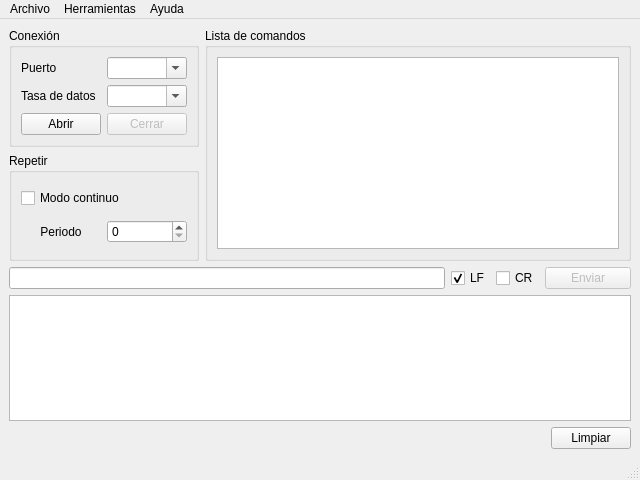
<?xml version="1.0" encoding="UTF-8"?>
<ui version="4.0">
 <class>MainWindow</class>
 <widget class="QMainWindow" name="MainWindow">
  <property name="geometry">
   <rect>
    <x>0</x>
    <y>0</y>
    <width>640</width>
    <height>480</height>
   </rect>
  </property>
  <property name="windowTitle">
   <string>Serial Commander</string>
  </property>
  <property name="windowIcon">
   <iconset>
    <normaloff>../../../../../../../../../home/carlos/Eléctrica/CubeSat/PIC24FJ256GA110_EXT/TRANSCEIVER/branches/trx-v3/GUI/icon.png</normaloff>../../../../../../../../../home/carlos/Eléctrica/CubeSat/PIC24FJ256GA110_EXT/TRANSCEIVER/branches/trx-v3/GUI/icon.png</iconset>
  </property>
  <widget class="QWidget" name="centralwidget">
   <layout class="QGridLayout" name="gridLayout">
    <item row="2" column="2">
     <widget class="QLineEdit" name="lineEditSend"/>
    </item>
    <item row="2" column="5" colspan="2">
     <widget class="QPushButton" name="pushButtonSend">
      <property name="enabled">
       <bool>false</bool>
      </property>
      <property name="text">
       <string>Enviar</string>
      </property>
      <property name="icon">
       <iconset theme="go-next">
        <normaloff/>
       </iconset>
      </property>
      <property name="autoDefault">
       <bool>true</bool>
      </property>
     </widget>
    </item>
    <item row="0" column="2" colspan="5">
     <layout class="QHBoxLayout" name="horizontalLayout">
      <item>
       <layout class="QVBoxLayout" name="verticalLayout_2">
        <item>
         <widget class="QGroupBox" name="groupConexion">
          <property name="sizePolicy">
           <sizepolicy hsizetype="Fixed" vsizetype="Preferred">
            <horstretch>0</horstretch>
            <verstretch>0</verstretch>
           </sizepolicy>
          </property>
          <property name="title">
           <string>Conexión</string>
          </property>
          <layout class="QGridLayout" name="gridLayout_2">
           <item row="1" column="0">
            <widget class="QLabel" name="labelBaudrate">
             <property name="text">
              <string>Tasa de datos</string>
             </property>
             <property name="buddy">
              <cstring>comboBoxBaudrate</cstring>
             </property>
            </widget>
           </item>
           <item row="2" column="0">
            <widget class="QPushButton" name="pushButtonOpenPort">
             <property name="text">
              <string>Abrir</string>
             </property>
            </widget>
           </item>
           <item row="0" column="1">
            <widget class="QComboBox" name="comboBoxPorts">
             <property name="editable">
              <bool>true</bool>
             </property>
            </widget>
           </item>
           <item row="2" column="1">
            <widget class="QPushButton" name="pushButtonClosePort">
             <property name="enabled">
              <bool>false</bool>
             </property>
             <property name="text">
              <string>Cerrar</string>
             </property>
            </widget>
           </item>
           <item row="0" column="0">
            <widget class="QLabel" name="labePort">
             <property name="text">
              <string>Puerto</string>
             </property>
             <property name="buddy">
              <cstring>comboBoxPorts</cstring>
             </property>
            </widget>
           </item>
           <item row="1" column="1">
            <widget class="QComboBox" name="comboBoxBaudrate">
             <property name="editable">
              <bool>true</bool>
             </property>
            </widget>
           </item>
          </layout>
         </widget>
        </item>
        <item>
         <widget class="QGroupBox" name="groupBoxRepetir">
          <property name="title">
           <string>Repetir</string>
          </property>
          <layout class="QGridLayout" name="gridLayout_3">
           <item row="1" column="0">
            <widget class="QLabel" name="labelPeriod">
             <property name="text">
              <string>Periodo</string>
             </property>
             <property name="alignment">
              <set>Qt::AlignCenter</set>
             </property>
             <property name="buddy">
              <cstring>spinBoxPeriod</cstring>
             </property>
            </widget>
           </item>
           <item row="1" column="1">
            <widget class="QSpinBox" name="spinBoxPeriod"/>
           </item>
           <item row="0" column="0" colspan="2">
            <widget class="QCheckBox" name="checkBox">
             <property name="text">
              <string>Modo continuo</string>
             </property>
            </widget>
           </item>
          </layout>
         </widget>
        </item>
       </layout>
      </item>
      <item>
       <widget class="QGroupBox" name="groupBoxCommand">
        <property name="title">
         <string>Lista de comandos</string>
        </property>
        <layout class="QVBoxLayout" name="verticalLayout">
         <item>
          <widget class="QListWidget" name="listWidgetCommand">
           <property name="sizePolicy">
            <sizepolicy hsizetype="Expanding" vsizetype="Minimum">
             <horstretch>0</horstretch>
             <verstretch>0</verstretch>
            </sizepolicy>
           </property>
           <property name="dragEnabled">
            <bool>true</bool>
           </property>
           <property name="dragDropMode">
            <enum>QAbstractItemView::DragDrop</enum>
           </property>
           <property name="defaultDropAction">
            <enum>Qt::MoveAction</enum>
           </property>
           <property name="alternatingRowColors">
            <bool>true</bool>
           </property>
          </widget>
         </item>
        </layout>
       </widget>
      </item>
     </layout>
    </item>
    <item row="2" column="3">
     <widget class="QCheckBox" name="checkBoxLF">
      <property name="text">
       <string>LF</string>
      </property>
      <property name="checked">
       <bool>true</bool>
      </property>
     </widget>
    </item>
    <item row="2" column="4">
     <widget class="QCheckBox" name="checkBoxCR">
      <property name="text">
       <string>CR</string>
      </property>
     </widget>
    </item>
    <item row="5" column="6">
     <widget class="QPushButton" name="pushButton">
      <property name="text">
       <string>Limpiar</string>
      </property>
      <property name="icon">
       <iconset theme="edit-clear">
        <normaloff/>
       </iconset>
      </property>
     </widget>
    </item>
    <item row="4" column="2" colspan="5">
     <widget class="QTextEdit" name="textEditTerminal">
      <property name="autoFormatting">
       <set>QTextEdit::AutoAll</set>
      </property>
      <property name="tabChangesFocus">
       <bool>true</bool>
      </property>
      <property name="documentTitle">
       <string>Log</string>
      </property>
      <property name="undoRedoEnabled">
       <bool>false</bool>
      </property>
      <property name="lineWrapMode">
       <enum>QTextEdit::NoWrap</enum>
      </property>
      <property name="lineWrapColumnOrWidth">
       <number>0</number>
      </property>
      <property name="readOnly">
       <bool>true</bool>
      </property>
      <property name="textInteractionFlags">
       <set>Qt::TextBrowserInteraction</set>
      </property>
     </widget>
    </item>
   </layout>
  </widget>
  <widget class="QMenuBar" name="menubar">
   <property name="geometry">
    <rect>
     <x>0</x>
     <y>0</y>
     <width>640</width>
     <height>21</height>
    </rect>
   </property>
   <widget class="QMenu" name="menuArchivo">
    <property name="title">
     <string>Archivo</string>
    </property>
    <addaction name="actionGuardar"/>
    <addaction name="separator"/>
    <addaction name="actionSalir"/>
   </widget>
   <widget class="QMenu" name="menuHerramientas">
    <property name="title">
     <string>Herramientas</string>
    </property>
    <addaction name="actionAgregar_comando"/>
   </widget>
   <widget class="QMenu" name="menuAyuda">
    <property name="title">
     <string>Ayuda</string>
    </property>
    <addaction name="actionAcerca_de"/>
   </widget>
   <addaction name="menuArchivo"/>
   <addaction name="menuHerramientas"/>
   <addaction name="menuAyuda"/>
  </widget>
  <widget class="QStatusBar" name="statusbar"/>
  <action name="actionGuardar">
   <property name="icon">
    <iconset theme="document-save">
     <normaloff/>
    </iconset>
   </property>
   <property name="text">
    <string>Guardar</string>
   </property>
   <property name="shortcut">
    <string>Ctrl+S</string>
   </property>
  </action>
  <action name="actionSalir">
   <property name="icon">
    <iconset theme="application-exit">
     <normaloff/>
    </iconset>
   </property>
   <property name="text">
    <string>Salir</string>
   </property>
   <property name="shortcut">
    <string>Ctrl+Q</string>
   </property>
  </action>
  <action name="actionAgregar_comando">
   <property name="icon">
    <iconset theme="list-add">
     <normaloff/>
    </iconset>
   </property>
   <property name="text">
    <string>Agregar comando</string>
   </property>
   <property name="shortcut">
    <string>Ctrl+Shift+A</string>
   </property>
  </action>
  <action name="actionAcerca_de">
   <property name="icon">
    <iconset theme="help-about">
     <normaloff/>
    </iconset>
   </property>
   <property name="text">
    <string>Acerca de</string>
   </property>
  </action>
 </widget>
 <tabstops>
  <tabstop>comboBoxPorts</tabstop>
  <tabstop>comboBoxBaudrate</tabstop>
  <tabstop>pushButtonOpenPort</tabstop>
  <tabstop>pushButtonClosePort</tabstop>
  <tabstop>lineEditSend</tabstop>
  <tabstop>pushButtonSend</tabstop>
  <tabstop>checkBoxLF</tabstop>
  <tabstop>checkBoxCR</tabstop>
  <tabstop>checkBox</tabstop>
  <tabstop>spinBoxPeriod</tabstop>
  <tabstop>textEditTerminal</tabstop>
 </tabstops>
 <resources/>
 <connections>
  <connection>
   <sender>actionSalir</sender>
   <signal>triggered()</signal>
   <receiver>MainWindow</receiver>
   <slot>close()</slot>
   <hints>
    <hint type="sourcelabel">
     <x>-1</x>
     <y>-1</y>
    </hint>
    <hint type="destinationlabel">
     <x>319</x>
     <y>239</y>
    </hint>
   </hints>
  </connection>
  <connection>
   <sender>pushButton</sender>
   <signal>clicked()</signal>
   <receiver>textEditTerminal</receiver>
   <slot>clear()</slot>
   <hints>
    <hint type="sourcelabel">
     <x>604</x>
     <y>441</y>
    </hint>
    <hint type="destinationlabel">
     <x>568</x>
     <y>365</y>
    </hint>
   </hints>
  </connection>
  <connection>
   <sender>lineEditSend</sender>
   <signal>returnPressed()</signal>
   <receiver>pushButtonSend</receiver>
   <slot>click()</slot>
   <hints>
    <hint type="sourcelabel">
     <x>382</x>
     <y>273</y>
    </hint>
    <hint type="destinationlabel">
     <x>581</x>
     <y>271</y>
    </hint>
   </hints>
  </connection>
 </connections>
</ui>
